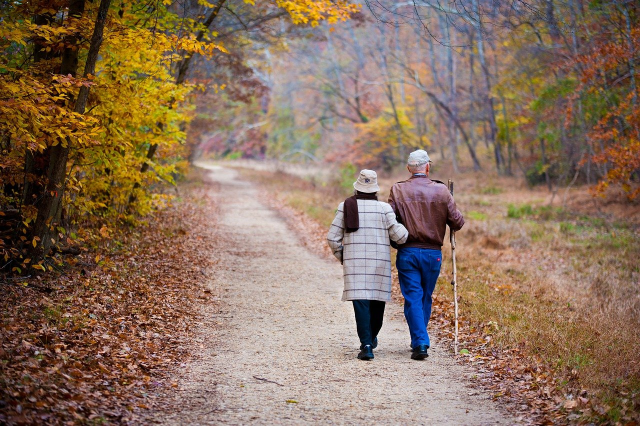
#> input picture EXPLORATION/Node_07/human_segmentation/images/couple.jpg, 1280 x 852 px, found by its file name (shown at 1/2 size)
$ jupyter execute --allow-errors '[E-07] make_a_portrait.ipynb'   (shell and % lines are left out)
#> lines starting #> are read from the running program, lines starting #| are printed output that depends on the picture
# 7. 인물사진을 만들어 보자

## 7-8. 프로젝트: 인물 모드 문제점 찾기

---

## 목차

### Step 1. 인물모드 직접 해 보기

### Step 2. 사진에서 문제점 찾기

### Step 3. 해결 방법을 제안해 보기

---

- 라이브러리 불러오기

[cell 1]
import os
import urllib
import cv2
import numpy as np
from pixellib.semantic import semantic_segmentation
from matplotlib import pyplot as plt

print('슝=3')

- DeepLab 모델 불러온 후 생성

[cell 2]
MODEL_DIR = 'human_segmentation/models'
MODEL_FILE = os.path.join(MODEL_DIR, 'deeplabv3_xception_tf_dim_ordering_tf_kernels.h5')

if not os.path.exists(MODEL_FILE):
    # PixelLib가 제공하는 모델의 url입니다
    MODEL_URL = 'https://github.com/ayoolaolafenwa/PixelLib/releases/download/1.1/deeplabv3_xception_tf_dim_ordering_tf_kernels.h5'

    # 다운로드를 시작합니다
    urllib.request.urlretrieve(MODEL_URL, MODEL_FILE)
#> (this line was passed over: the network is not available in this run)

#> (a cell that did not finish here is left out)

- PASCAL VOC 데이터 라벨 종류

[cell 4]
LABEL_NAMES = [
    'background', 'aeroplane', 'bicycle', 'bird', 'boat', 'bottle', 'bus',
    'car', 'cat', 'chair', 'cow', 'diningtable', 'dog', 'horse', 'motorbike',
    'person', 'pottedplant', 'sheep', 'sofa', 'train', 'tv'
]
len(LABEL_NAMES)

### Step 1. 인물모드 직접 해 보기

- 여러분의 셀카를 이용해서 오늘 배운 내용을 수행해 봅시다. 아래와 같은 이미지를 얻어야 합니다. 최소 3장 이상의 인물모드 사진을 만들어 봅시다.
- 인물이 주인공이 아닌, 귀여운 고양이에 대한 아웃포커싱 사진도 만들어 볼 수 있을 것입니다. 시맨틱 세그멘테이션 스텝에서 힌트를 찾아봅시다.
- 배경을 blur하는 인물모드 사진이 아니라 배경사진을 다른 이미지로 교체하는 크로마키 배경 합성을 시도해 볼 수도 있을 것입니다. 여러분만의 환상적인 사진을 만들어 보면 어떨까요?

[cell 5]
def get_colormap(label_name):
    # 아래 코드를 이해하지 않아도 좋습니다
    # PixelLib에서 그대로 가져온 코드입니다
    # 주목해야 할 것은 생상 코드 결과물이예요!
    colormap = np.zeros((256, 3), dtype = int)
    ind = np.arange(256, dtype=int)

    for shift in reversed(range(8)):
        for channel in range(3):
            colormap[:, channel] |= ((ind >> channel) & 1) << shift
        ind >>= 3

    # colormap[:20]

    index = LABEL_NAMES.index(label_name)  # 데이터 라벨 인덱스
    seg_color = colormap[index].tolist()  # BGR
    seg_color = seg_color[::-1]  # BGR2RGB
    return seg_color  # RGB

[cell 6]
def draw_img(img, img_title='', cmap=None):
    print(img.shape)
    plt.figure(figsize=(12,12))
    plt.imshow(img, cmap)
    plt.title(img_title)
    plt.rc('axes', titlesize=20)
    plt.axis('off')
    plt.show()

[cell 7]
def draw_imgs(img_1, img_2, img_1_title='', img_2_title=''):
    plt.figure(figsize=(20,20))

    plt.subplot(211)
    plt.imshow(img_1)
    plt.title(img_1_title)
    plt.rc('axes', titlesize=20)
    plt.axis('off')

    plt.subplot(212)
    plt.imshow(img_2)
    plt.title(img_2_title)
    plt.rc('axes', titlesize=20)
    plt.axis('off')

    plt.show()

#### 1. 인물 사진

- 이미지 확인

[cell 8]
PERSON_IMG_PATH = 'human_segmentation/images/couple.jpg'
PERSON_IMG_ORIG = cv2.imread(PERSON_IMG_PATH)
#> PERSON_IMG_ORIG is the input picture: shape (852, 1280, 3); mean B, G, R 93.1, 112.1, 136.8

[cell 9]
draw_img(cv2.cvtColor(PERSON_IMG_ORIG, cv2.COLOR_BGR2RGB), 'PERSON_IMG_ORIG')
#| (852, 1280, 3)

- DeepLab 모델에 이미지 입력 후 출력 확인

#> (a cell that did not finish here is left out)

#> (a cell that did not finish here is left out)

#> (a cell that did not finish here is left out)

- seg_color로만 이루어진 마스크 생성

[cell 13]
# output의 픽셀 별로 색상이 seg_color와 같다면 1(True), 다르다면 0(False)이 됩니다
seg_color = get_colormap('person')
#> (the rest of this cell did not finish here and is left out)

- 원본 이미지와 겹쳐서 세그멘테이션 적용 확인

[cell 14]
person_img_show = PERSON_IMG_ORIG.copy()

# True과 False인 값을 각각 255과 0으로 바꿔줍니다
#> (the rest of this cell did not finish here and is left out)

- 이미지 흐리게 만들기
  - cv2.blur(img, blurring_kernel_size)
    - OpenCV의 blur 함수는 평균 블러링(Averaging Blurring)이다.

[cell 15]
# blurring kernel size = (17,17)
person_img_orig_blur = cv2.blur(PERSON_IMG_ORIG, (17,17))
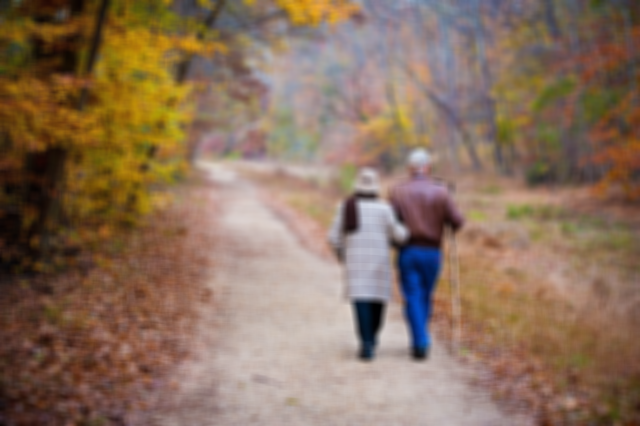
#> person_img_orig_blur: shape (852, 1280, 3) (shown at 1/2 size); mean B, G, R 93.1, 112.1, 136.8

draw_img(cv2.cvtColor(person_img_orig_blur, cv2.COLOR_BGR2RGB), 'person_img_orig_blur')
#| (852, 1280, 3)

- 흐려진 이미지에서 세그멘테이션 마스크를 이용해서 배경만 추출
  - 색이 없으면 검게 보이고(0) 색이 있으면 흰색(1)으로 표현됨
    - cv2.bitwise_not(img): 색 반전 => 0은 1로, 1은 0으로 변경
    - cv2.bitwise_and(img_1, img_2): 모두 흰색(1)인 부분만 1로 나타남

-not 연산

|A|not A|
|:---:|:---:|
|1|0|
|0|1|

-and 연산

|A|B|A and B|
|:---:|:---:|:---:|
|0|0|0|
|1|0|0|
|0|1|0|
|1|1|1|

#> (a cell that did not finish here is left out)

- 배경 이미지와 사람 이미지 합치기
  - numpy.where(condition,[x,y])
    - 입력 조건을 충족하는 배열의 색인을 생성
    - 조건이 True이면 출력에 x의 요소가 포함되고, 그렇지 않으면 출력에 y의 요소가 포함된다.

#> (a cell that did not finish here is left out)

- 이미지 처리 결과 저장

#> (a cell that did not finish here is left out)

- blur 적용 전후 비교

#> (a cell that did not finish here is left out)

#### 2. 고양이 사진

- 이미지 확인

[cell 20]
CAT_IMG_PATH = 'human_segmentation/images/cat_1280x853.jpg'
CAT_IMG_ORIG = cv2.imread(CAT_IMG_PATH)
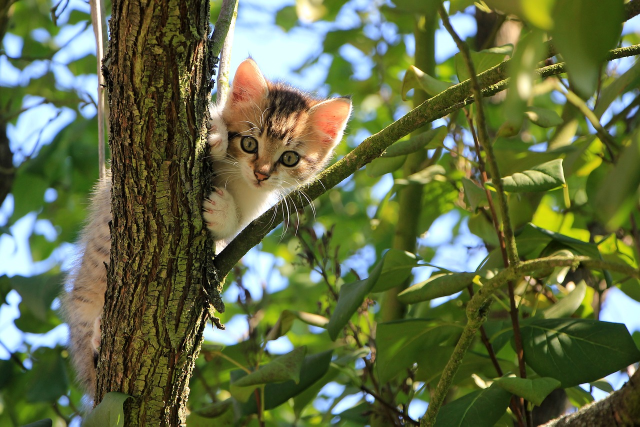
#> input picture EXPLORATION/Node 7/human_segmentation/images/cat_1280x853.jpg, 1280 x 853 px (shown at 1/2 size)
#> CAT_IMG_ORIG is the input picture: shape (853, 1280, 3); mean B, G, R 70.2, 109.7, 99.6

[cell 21]
draw_img(cv2.cvtColor(CAT_IMG_ORIG, cv2.COLOR_BGR2RGB), 'CAT_IMG_ORIG')
#| (853, 1280, 3)
